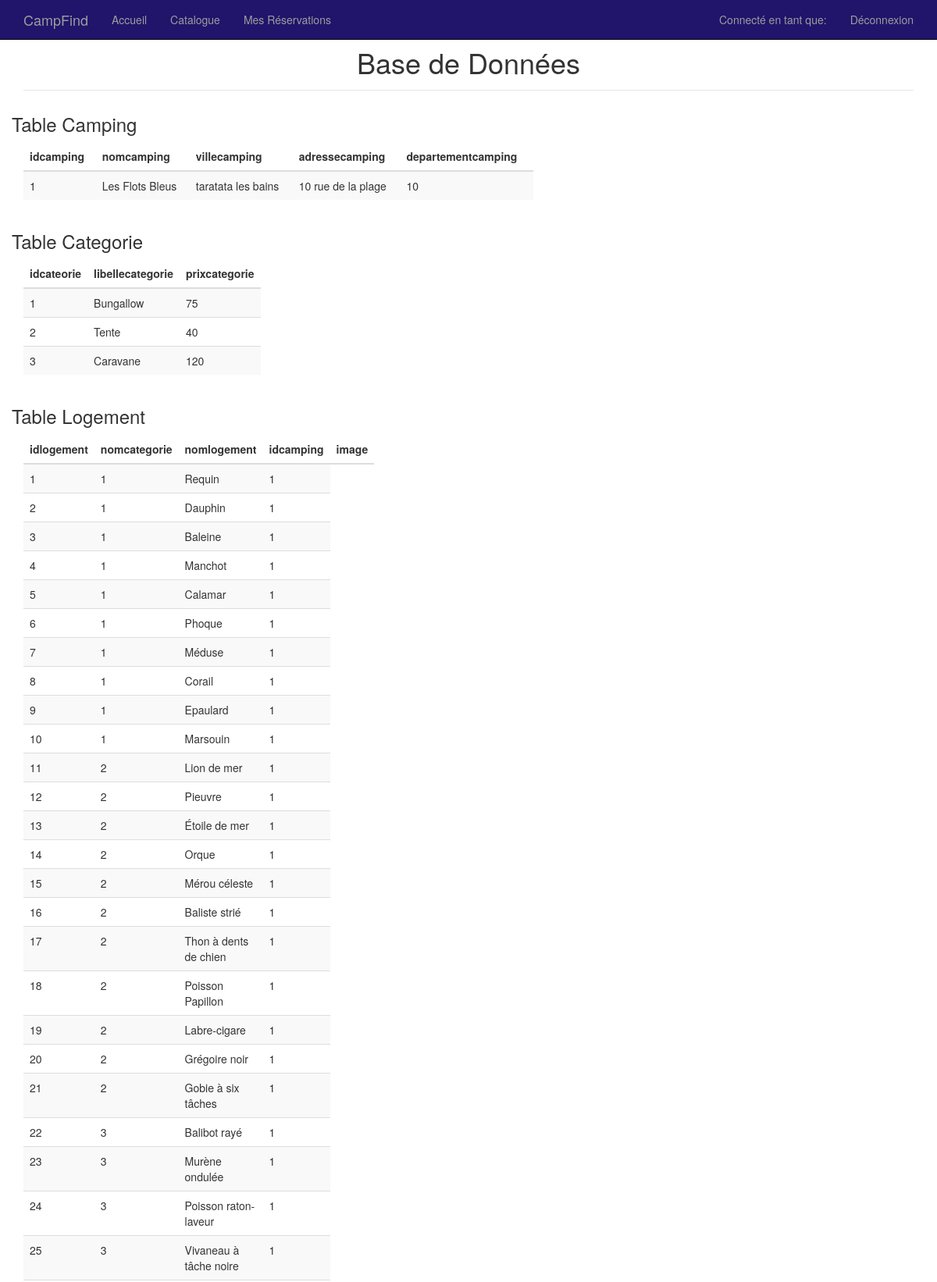
/administration.php (upper part), run on the app's committed database.
### tables this page shows
CREATE TABLE IF NOT EXISTS `camping` (
  `idcamping` int(11) NOT NULL,
  `nomcamping` varchar(50) DEFAULT NULL,
  `villecamping` varchar(50) DEFAULT NULL,
  `adressecamping` varchar(50) DEFAULT NULL,
  `departementcamping` int(2) unsigned zerofill DEFAULT NULL
);

CREATE TABLE IF NOT EXISTS `categorie` (
  `idcategorie` int(11) NOT NULL,
  `libellecategorie` varchar(50) DEFAULT NULL,
  `prixcategorie` int(5) DEFAULT NULL
);

CREATE TABLE IF NOT EXISTS `logement` (
  `idlogement` int(11) NOT NULL,
  `idcategorie` int(5) DEFAULT NULL,
  `nomlogement` varchar(50) DEFAULT NULL,
  `idcamping` int(11) DEFAULT NULL,
  `image` varchar(100) DEFAULT NULL
);

### src/administration.php (the view, shortened to what this page needs)
<?php
include 'BDD_connect.php';
$campingTable = $pdo->prepare("SELECT idcamping, nomcamping, villecamping, adressecamping, departementcamping FROM camping");
$campingTable->execute();
$categorieTable = $pdo->prepare("SELECT idcategorie, libellecategorie, prixcategorie FROM categorie");
$categorieTable->execute();
$logementTable = $pdo->prepare("SELECT idlogement, idcategorie, nomlogement, idcamping, image FROM logement");
$logementTable->execute();
?>
<!DOCTYPE html>
<html lang="fr">
<head>
    <link href="../css/bootstrap.min.css" rel="stylesheet">
    <link href="../css/starter-template.css" rel="stylesheet">
    <link rel="stylesheet" href="../css/datepicker.css">
</head>
<body>
<div id="wrap">
    <?php
    include_once 'menu.php';
    menu("administration.php");
    ?>
    <div class="container">
        <div class="text-center">
            <h1 class="modal-header">Base de Données</h1>
        </div>
        <div class="row">
            <h3>Table Camping</h3>
            <div class="container-fluid col-md-7">
                <table class="table table-striped">
                    <thead>
                    <tr>
                        <th>idcamping</th>
                        <th>nomcamping</th>
                        <th>villecamping</th>
                        <th>adressecamping</th>
                        <th>departementcamping</th>
                    </tr>
                    </thead>
                    <tbody>
                    <?php
                    while ($camping = $campingTable->fetch()) {
                        ?>
                        <tr>
                            <?php
                            for ($i = 0; $i < 5; $i++) {
                                ?>
                                <td> <?php echo $camping[$i]; ?> </td>
                            <?php
                            }
                            ?>
                        </tr>
                    <?php
                    }
                    ?>
                    </tbody>
                </table>
            </div>
        </div>
        <div class="row">
            <h3>Table Categorie</h3>
            <div class="container-fluid col-md-1">
                <table class="table table-striped">
                    <thead>
                    <tr>
                        <th>idcateorie</th>
                        <th>libellecategorie</th>
                        <th>prixcategorie</th>
                    </tr>
                    </thead>
                    <tbody>
                    <?php
                    while ($categorie = $categorieTable->fetch()) {
                        ?>
                        <tr>
                            <?php
                            for ($i = 0; $i < 3; $i++) {
                                ?>
                                <td> <?php echo $categorie[$i]; ?> </td>
                            <?php
                            }
                            ?>
                        </tr>
                    <?php
                    }
                    ?>
                    </tbody>
                </table>
            </div>
        </div>
        <div class="row">
            <h3>Table Logement</h3>
            <div class="container-fluid col-md-1">
                <table class="table table-striped">
                    <thead>
                    <tr>
                        <th>idlogement</th>
                        <th>nomcategorie</th>
                        <th>nomlogement</th>
                        <th>idcamping</th>
                        <th>image</th>
                    </tr>
                    </thead>
                    <tbody>
                    <?php
                    while ($logement = $logementTable->fetch()) {
                        ?>
                        <tr>
                            <?php
                            for ($i = 0; $i < 4; $i++) {
                                ?>
                                <td> <?php echo $logement[$i]; ?> </td>
                            <?php
                            }
                            ?>
                        </tr>
                    <?php
                    }
                    ?>
                    </tbody>
                </table>
            </div>
        </div>
    </div>
</div>
</body>
</html>d

### src/menu.php (shortened to what this page needs)
<?php
function menu($page)
{
    ?>
    <nav class="navbar navbar-inverse navbar-fixed-top">
        <div class="container">
            <div class="navbar-header">
                <a class="navbar-brand" href="infos.php">CampFind</a>
            </div>
            <div id="navbar" class="navbar-collapse collapse" aria-expanded="false" style="height: 0.8px;">
                <ul class="nav navbar-nav">
                    <li <?php if ($page == 'index.php') echo 'class="active"' ?>><a href="index.php">Accueil</a></li>
                    <li <?php if ($page == 'catalogue.php') echo 'class="active"' ?>><a
                            href="catalogue.php">Catalogue</a></li>
                    <li <?php if ($page == 'reservation.php') echo 'class="active"' ?>><a href="reservation.php">Mes
                            Réservations</a>
                    </li>
                </ul>
                <ul class="nav navbar-nav navbar-right">
                    <li><a> Connecté en tant que: <?php echo $_SESSION['login']?> </a></li>
                    <li><a href="deco.php">Déconnexion</a></li>
                </ul>
            </div>
        </div>
    </nav>
<?php
}
?>

### css/starter-template.css (style rules this page uses)
.navbar,.navbar-inverse,.navbar-fixed-top { background-color: #21146B; }
html, body { height: 100%; }
#wrap { min-height: 100%; height: auto; margin: 0 auto -60px; padding: 0 0 60px; }
.modal-header { padding-top: 40px; }

### data on the page
camping: idcamping "1", nomcamping "Les Flots Bleus", villecamping "taratata les bains", adressecamping "10 rue de la plage", departementcamping "10"
categorie: idcategorie "1", libellecategorie "Bungallow", prixcategorie "75"
categorie: idcategorie "2", libellecategorie "Tente", prixcategorie "40"
categorie: idcategorie "3", libellecategorie "Caravane", prixcategorie "120"
logement: idlogement "1", idcategorie "1", nomlogement "Requin", idcamping "1"
logement: idlogement "2", idcategorie "1", nomlogement "Dauphin", idcamping "1"
logement: idlogement "3", idcategorie "1", nomlogement "Baleine", idcamping "1"
logement: idlogement "4", idcategorie "1", nomlogement "Manchot", idcamping "1"
logement: idlogement "5", idcategorie "1", nomlogement "Calamar", idcamping "1"
logement: idlogement "6", idcategorie "1", nomlogement "Phoque", idcamping "1"
logement: idlogement "7", idcategorie "1", nomlogement "Méduse", idcamping "1"
logement: idlogement "8", idcategorie "1", nomlogement "Corail", idcamping "1"
logement: idlogement "9", idcategorie "1", nomlogement "Epaulard", idcamping "1"
logement: idlogement "10", idcategorie "1", nomlogement "Marsouin", idcamping "1"
logement: idlogement "11", idcategorie "2", nomlogement "Lion de mer", idcamping "1"
logement: idlogement "12", idcategorie "2", nomlogement "Pieuvre", idcamping "1"
logement: idlogement "13", idcategorie "2", nomlogement "Étoile de mer", idcamping "1"
logement: idlogement "14", idcategorie "2", nomlogement "Orque", idcamping "1"
logement: idlogement "15", idcategorie "2", nomlogement "Mérou céleste", idcamping "1"
logement: idlogement "16", idcategorie "2", nomlogement "Baliste strié", idcamping "1"
logement: idlogement "17", idcategorie "2", nomlogement "Thon à dents de chien", idcamping "1"
logement: idlogement "18", idcategorie "2", nomlogement "Poisson Papillon", idcamping "1"
logement: idlogement "19", idcategorie "2", nomlogement "Labre-cigare", idcamping "1"
logement: idlogement "20", idcategorie "2", nomlogement "Grégoire noir", idcamping "1"
logement: idlogement "21", idcategorie "2", nomlogement "Gobie à six tâches", idcamping "1"
logement: idlogement "22", idcategorie "3", nomlogement "Balibot rayé", idcamping "1"
logement: idlogement "23", idcategorie "3", nomlogement "Murène ondulée", idcamping "1"
logement: idlogement "24", idcategorie "3", nomlogement "Poisson raton-laveur", idcamping "1"
logement: idlogement "25", idcategorie "3", nomlogement "Vivaneau à tâche noire", idcamping "1"
